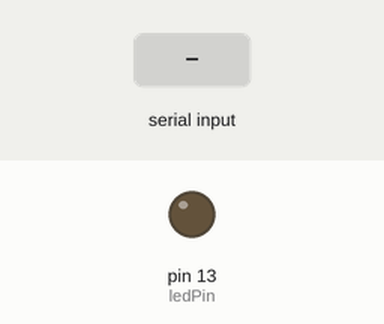
Simulated run of this sketch. Board: Arduino Uno, built with avr-gcc and run on an emulated ATmega328P. Shown: output pins drawn as LEDs (lit = HIGH). Dashed ring = blinking. The test bench sets the inputs (shaded band). Random numbers use the default seed unless the sketch sets one.

Above: at 1.2 s.
1.3 s: "reproducir_sismo\n" received over Serial
At 1.7 s:
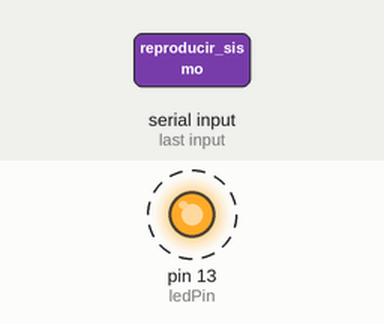
4.3 s: "salir\n" received over Serial
5.8 s: "crear_sismo\n" received over Serial
At 6.5 s:
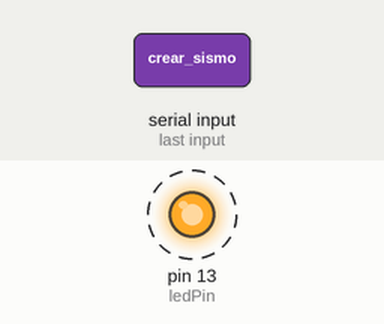
Timing chart, 0 to 14.8 s (numbered marks = the images above; inputs shaded):
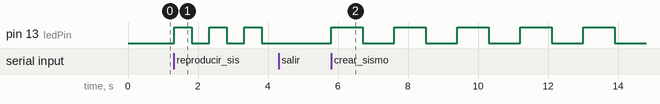

The sketch:

prueba.ino
```cpp
#include <ArduinoJson.h>


int ledPin = 13;
String opcion = "";
int valor;

void setup() {
  // put your setup code here, to run once:
  pinMode(ledPin, OUTPUT);
  Serial.begin(9600);
}


void loop() {
  JsonDocument doc;
  // put your main code here, to run repeatedly:
  //doc["distancia_ejex"] = random(0,100);
  //doc["distancia_ejex"] = random(0,20);


  if (Serial.available() > 0) {
    String comando = Serial.readStringUntil('\n'); // Lee la orden
    comando.trim(); // Quita espacios o saltos de línea

    if (comando == "mover_mesa") {
      opcion = comando;

      while (opcion == "mover_mesa"){


        if (Serial.available() > 0) {
          //delay(50);

          String comando = Serial.readStringUntil('\n'); // Lee la orden
          comando.trim(); // Quita espacios o saltos de línea
          //int valor = comando.toInt(); // Convierte a núme
          //prender_led(valor*10);
          //analogWrite(ledPin, map(comando.toInt(),0,100,0,255));
          doc["distancia_ejex"] = map(comando.toInt(),0,100,-15,15);
          doc["aceleracion_ejex"] = random(0,20);
          doc["aceleracion_ejey"] = random(20,50);
          doc["aceleracion_ejez"] = random(50,100);

          String output;
          serializeJson(doc, output);

          Serial.println(output);
          //delay(50);

          if (comando == "salir"){
            opcion = comando;
          }
        }
      }
    }


    if (comando == "reproducir_sismo") {
      opcion = comando;

      while (opcion == "reproducir_sismo"){
        prender_led(500);

        if (Serial.available() > 0) {
          String comando = Serial.readStringUntil('\n'); // Lee la orden
          comando.trim(); // Quita espacios o saltos de línea
          if (comando == "salir"){
            opcion = comando;
          }
        }
      }
    }


    if (comando == "crear_sismo") {
      opcion = comando;

      while (opcion == "crear_sismo"){
        prender_led(900);

        if (Serial.available() > 0) {
          String comando = Serial.readStringUntil('\n'); // Lee la orden
          comando.trim(); // Quita espacios o saltos de línea
          if (comando == "salir"){
            opcion = comando;
          }
        }
      }
    }


  }
}

void prender_led(int valor){
  digitalWrite(ledPin, HIGH);
  delay(valor);
  digitalWrite(ledPin, LOW);
  delay(valor);
}

/*
    if (comando == "mover_mesa") {
      //digitalWrite(ledPin, HIGH);
      opcion = comando;


      while (opcion == "mover_mesa"){
        digitalWrite(ledPin, HIGH);
        //prender_led(250)
            //String comando = Serial.readStringUntil('\n'); // Lee la orden
            //comando.trim(); // Quita espacios o saltos de línea
            if (Serial.available() > 0) {
            String comando = Serial.readStringUntil('\n'); // Lee la orden
            comando.trim(); // Quita espacios o saltos de línea
            valor = comando.toInt(); // Convierte a número
            digitalWrite(ledPin, HIGH);
            //doc["distancia_ejex"] = valor;

            //prender_led(valor);
            if (comando == "salir"){
              opcion = comando;
            }
            delay(100);

          //int valor = comando.toInt(); // Convierte a núme
        }
        //prender_led(valor);


          doc["aceleracion_ejex"] = random(0,20);
          doc["aceleracion_ejey"] = random(20,50);
          doc["aceleracion_ejez"] = random(50,100);

          String output;
          serializeJson(doc, output);

          Serial.println(output);

          //Serial.println(valor);        // Envía dato por Serial
          delay(100);

          int valor;

          prender_led(valor*10);


      }
    }*/
```

Measured:
- after the input at 1.3 s, pin 13 (ledPin): alternates HIGH for 0.50 s and LOW for 0.50 s, starting at once
- after the input at 4.3 s, every drawn part: stays the same
- after the input at 5.8 s, pin 13 (ledPin): alternates HIGH for 0.90 s and LOW for 0.90 s, starting at once
